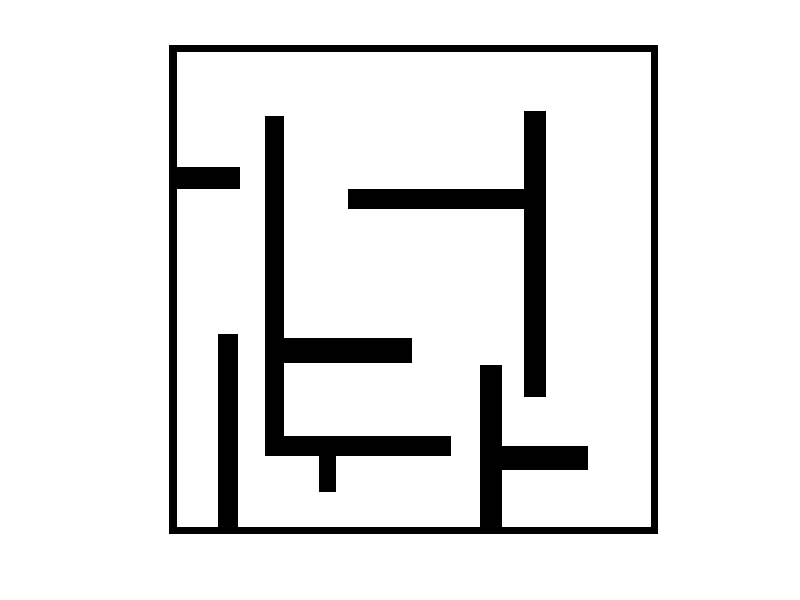

This figure's MATLAB source: (Note: this script raises an error after producing the figure.)
%% Initialize the grid
clc;clear;close all;
load image.mat

imshow(image);

start=ginput(1);
start=fliplr(floor(start));
destination=ginput(1);
destination=fliplr(floor(destination));

grid = double(not(image));

[policy,expand,path] = Astar(start,destination,grid);

newgrid = grid + 0.2*path+0.1*expand;
imshow(newgrid)